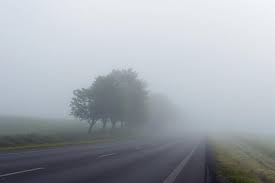
#> input picture practice/smoothing/mistyroad.jpg, 275 x 183 px
$ python smoothing1.py
#> lines starting #> are read from the running program, lines starting #| are printed output that depends on the picture
import cv2 as cv
import matplotlib.pyplot as plt

img=cv.imread('mistyroad.jpg')
#> img is the input picture: shape (183, 275, 3); mean B, G, R 174.2, 167.5, 161.9

gray=cv.cvtColor(img,cv.COLOR_BGR2GRAY) #명암 영상으로 변환, 출력
plt.imshow(gray,cmap='gray'),plt.xticks([]), plt.yticks([]), plt.show()

h=cv.calcHist([gray],[0],None,[256],[0,256]) #히스토그램을 구해 출력
#> h = 256 values, max 1007 at index 234, min 0 at index 0, mean 196.6
plt.plot(h,color='r',linewidth=1),plt.show()
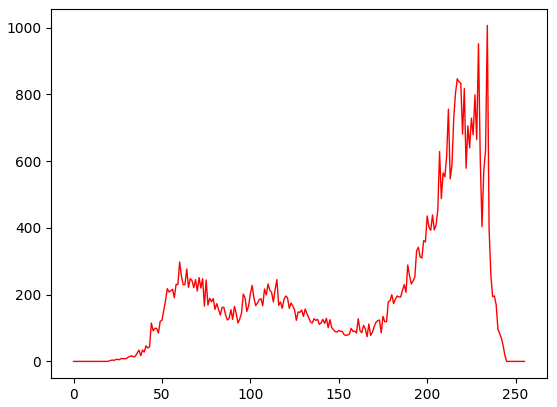
#> figure drawn by matplotlib, 1 panel; curve peaks at x = 234, y = 1007

equal=cv.equalizeHist(gray) #히스토그램을 평활화, 출력
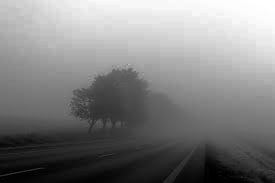
#> equal: shape (183, 275); min 0, max 255, mean 128.5
plt.imshow(equal,cmap='gray'), plt.xticks([]),plt.yticks([]),plt.show()

h=cv.calcHist([equal],[0],None,[256],[0,256]) #히스토그램 출력
#> h = 256 values, max 1007 at index 247, min 0 at index 8, mean 196.6
plt.plot(h,color='r',linewidth=1),plt.show()
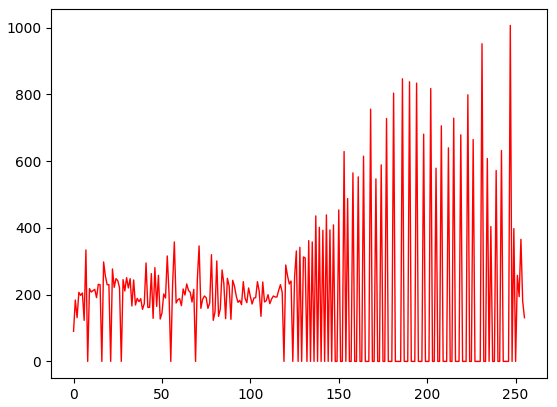
#> figure drawn by matplotlib, 1 panel; curve peaks at x = 247, y = 1007

$ run again, with practice/smoothing/명암영상.png saved as practice/smoothing/mistyroad.jpg
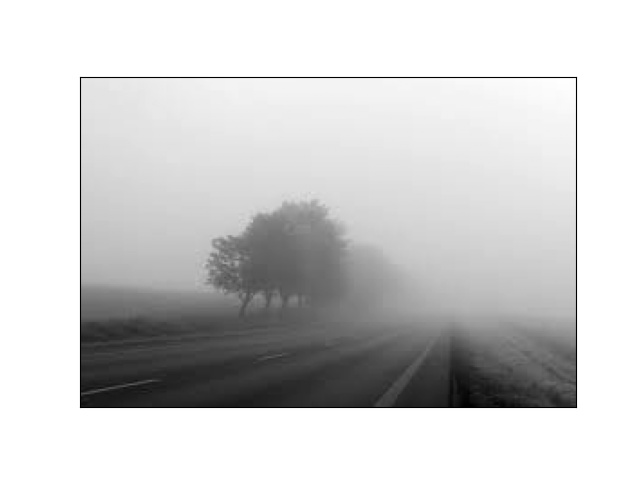
#> input picture practice/smoothing/명암영상.png, 640 x 480 px
#> img is the input picture: shape (480, 640, 3); min 0, max 255, mean 206.5
#> `h=cv.calcHist([gray],[0],None,[256],[0,256])`: h = 256 values, max 140023 at index 255, min 11 at index 3, mean 1200
#> `plt.plot(h,color='r',linewidth=1),plt.show()`:
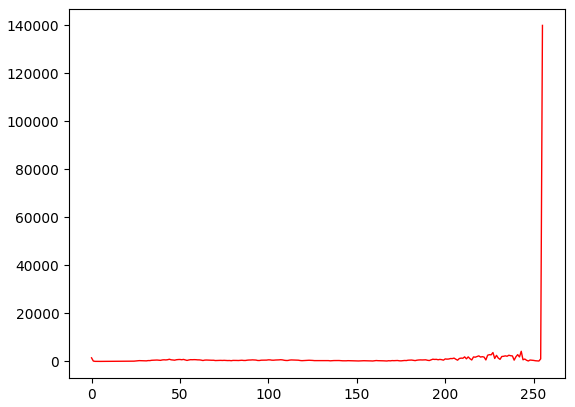
#> figure drawn by matplotlib, 1 panel; curve peaks at x = 255, y = 140023
#> `equal=cv.equalizeHist(gray)`:
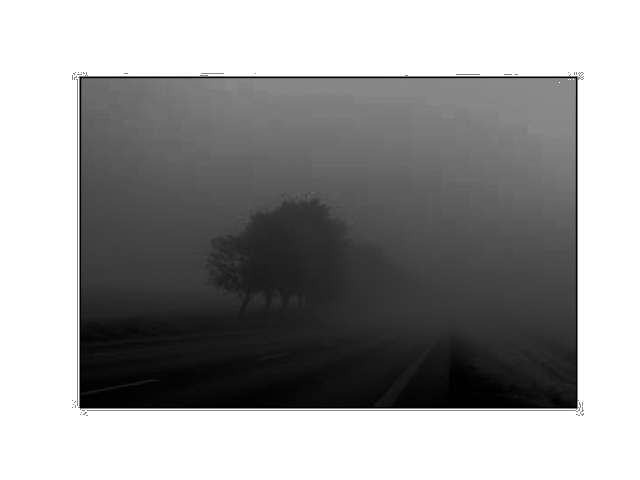
#> equal: shape (480, 640); min 0, max 255, mean 153.8
#> `h=cv.calcHist([equal],[0],None,[256],[0,256])`: h = 256 values, max 140023 at index 255, min 0 at index 79, mean 1200
